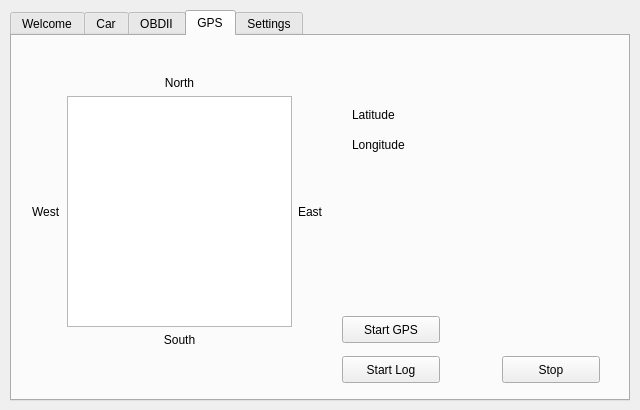
<?xml version="1.0" encoding="UTF-8"?>
<ui version="4.0">
 <class>MainWindow</class>
 <widget class="QMainWindow" name="MainWindow">
  <property name="geometry">
   <rect>
    <x>0</x>
    <y>0</y>
    <width>640</width>
    <height>410</height>
   </rect>
  </property>
  <property name="windowTitle">
   <string>pi2go V1 R2</string>
  </property>
  <widget class="QWidget" name="centralwidget">
   <widget class="QTabWidget" name="tabWidget">
    <property name="geometry">
     <rect>
      <x>10</x>
      <y>10</y>
      <width>620</width>
      <height>391</height>
     </rect>
    </property>
    <property name="autoFillBackground">
     <bool>false</bool>
    </property>
    <property name="currentIndex">
     <number>3</number>
    </property>
    <widget class="QWidget" name="welcomeTab">
     <attribute name="title">
      <string>Welcome</string>
     </attribute>
     <widget class="QGraphicsView" name="welcome">
      <property name="geometry">
       <rect>
        <x>30</x>
        <y>40</y>
        <width>261</width>
        <height>251</height>
       </rect>
      </property>
     </widget>
     <widget class="QLabel" name="label">
      <property name="geometry">
       <rect>
        <x>430</x>
        <y>260</y>
        <width>101</width>
        <height>20</height>
       </rect>
      </property>
      <property name="text">
       <string>pi2go V1 R4A</string>
      </property>
     </widget>
    </widget>
    <widget class="QWidget" name="carTab">
     <attribute name="title">
      <string>Car</string>
     </attribute>
     <widget class="QToolButton" name="F_lights">
      <property name="geometry">
       <rect>
        <x>10</x>
        <y>30</y>
        <width>111</width>
        <height>71</height>
       </rect>
      </property>
      <property name="text">
       <string>Fog Lights</string>
      </property>
     </widget>
     <widget class="QToolButton" name="A_lights">
      <property name="geometry">
       <rect>
        <x>10</x>
        <y>110</y>
        <width>111</width>
        <height>71</height>
       </rect>
      </property>
      <property name="text">
       <string>Accent Lights</string>
      </property>
     </widget>
    </widget>
    <widget class="QWidget" name="obdTab">
     <attribute name="title">
      <string>OBDII</string>
     </attribute>
     <widget class="QWidget" name="layoutWidget">
      <property name="geometry">
       <rect>
        <x>170</x>
        <y>40</y>
        <width>178</width>
        <height>174</height>
       </rect>
      </property>
      <layout class="QGridLayout" name="gridLayout">
       <item row="0" column="0">
        <widget class="QLCDNumber" name="lcdNumber_speed"/>
       </item>
       <item row="0" column="1" colspan="2">
        <widget class="QLabel" name="label_3">
         <property name="text">
          <string>Mph</string>
         </property>
        </widget>
       </item>
       <item row="1" column="0">
        <widget class="QLCDNumber" name="lcdNumber_rpm"/>
       </item>
       <item row="1" column="1" colspan="2">
        <widget class="QLabel" name="label_2">
         <property name="text">
          <string>RPM</string>
         </property>
        </widget>
       </item>
       <item row="2" column="0">
        <widget class="QLCDNumber" name="lcdNumber_inTemp"/>
       </item>
       <item row="2" column="1" colspan="2">
        <widget class="QLabel" name="label_4">
         <property name="text">
          <string>deg (Intake)</string>
         </property>
        </widget>
       </item>
       <item row="3" column="0">
        <widget class="QLCDNumber" name="lcdNumber_coolTemp"/>
       </item>
       <item row="3" column="1" colspan="2">
        <widget class="QLabel" name="label_5">
         <property name="text">
          <string>deg (Coolant)</string>
         </property>
        </widget>
       </item>
       <item row="4" column="0">
        <widget class="QLCDNumber" name="lcdNumber_load"/>
       </item>
       <item row="4" column="1" colspan="2">
        <widget class="QLabel" name="label_6">
         <property name="text">
          <string>Load</string>
         </property>
        </widget>
       </item>
       <item row="5" column="0" colspan="2">
        <widget class="QPushButton" name="obdStart">
         <property name="text">
          <string>Start</string>
         </property>
        </widget>
       </item>
       <item row="5" column="2">
        <widget class="QPushButton" name="obdKill">
         <property name="text">
          <string>Stop</string>
         </property>
        </widget>
       </item>
      </layout>
     </widget>
    </widget>
    <widget class="QWidget" name="GPStab">
     <attribute name="title">
      <string>GPS</string>
     </attribute>
     <widget class="QLabel" name="label_12">
      <property name="geometry">
       <rect>
        <x>340</x>
        <y>70</y>
        <width>66</width>
        <height>17</height>
       </rect>
      </property>
      <property name="text">
       <string>Latitude</string>
      </property>
     </widget>
     <widget class="QLabel" name="label_13">
      <property name="geometry">
       <rect>
        <x>340</x>
        <y>100</y>
        <width>71</width>
        <height>17</height>
       </rect>
      </property>
      <property name="text">
       <string>Longitude</string>
      </property>
     </widget>
     <widget class="QPushButton" name="startGPS">
      <property name="geometry">
       <rect>
        <x>330</x>
        <y>280</y>
        <width>98</width>
        <height>27</height>
       </rect>
      </property>
      <property name="text">
       <string>Start GPS</string>
      </property>
     </widget>
     <widget class="QPushButton" name="logGPS">
      <property name="geometry">
       <rect>
        <x>330</x>
        <y>320</y>
        <width>98</width>
        <height>27</height>
       </rect>
      </property>
      <property name="text">
       <string>Start Log</string>
      </property>
     </widget>
     <widget class="QPushButton" name="stopGPS">
      <property name="geometry">
       <rect>
        <x>490</x>
        <y>320</y>
        <width>98</width>
        <height>27</height>
       </rect>
      </property>
      <property name="text">
       <string>Stop</string>
      </property>
     </widget>
     <widget class="QWidget" name="">
      <property name="geometry">
       <rect>
        <x>20</x>
        <y>40</y>
        <width>291</width>
        <height>271</height>
       </rect>
      </property>
      <layout class="QGridLayout" name="gridLayout_2">
       <item row="1" column="0">
        <widget class="QLabel" name="label_11">
         <property name="text">
          <string>West</string>
         </property>
        </widget>
       </item>
       <item row="1" column="3">
        <widget class="QLabel" name="label_10">
         <property name="layoutDirection">
          <enum>Qt::LeftToRight</enum>
         </property>
         <property name="text">
          <string>East</string>
         </property>
        </widget>
       </item>
       <item row="2" column="2">
        <widget class="QLabel" name="label_9">
         <property name="text">
          <string>South</string>
         </property>
         <property name="alignment">
          <set>Qt::AlignCenter</set>
         </property>
        </widget>
       </item>
       <item row="0" column="2">
        <widget class="QLabel" name="label_8">
         <property name="text">
          <string>North</string>
         </property>
         <property name="alignment">
          <set>Qt::AlignCenter</set>
         </property>
        </widget>
       </item>
       <item row="1" column="2">
        <widget class="QGraphicsView" name="direction"/>
       </item>
      </layout>
     </widget>
    </widget>
    <widget class="QWidget" name="settingTab">
     <attribute name="title">
      <string>Settings</string>
     </attribute>
     <widget class="QGroupBox" name="groupBox">
      <property name="geometry">
       <rect>
        <x>10</x>
        <y>10</y>
        <width>301</width>
        <height>61</height>
       </rect>
      </property>
      <property name="title">
       <string>Bluetooth Settings</string>
      </property>
      <widget class="QPushButton" name="pushButton_bt">
       <property name="geometry">
        <rect>
         <x>0</x>
         <y>30</y>
         <width>111</width>
         <height>27</height>
        </rect>
       </property>
       <property name="text">
        <string>Connect Device</string>
       </property>
      </widget>
     </widget>
     <widget class="QGroupBox" name="groupBox_2">
      <property name="geometry">
       <rect>
        <x>10</x>
        <y>70</y>
        <width>201</width>
        <height>101</height>
       </rect>
      </property>
      <property name="title">
       <string>ODB2 Options</string>
      </property>
      <widget class="QPushButton" name="obdClear">
       <property name="geometry">
        <rect>
         <x>10</x>
         <y>30</y>
         <width>131</width>
         <height>27</height>
        </rect>
       </property>
       <property name="text">
        <string>Clear Error Codes</string>
       </property>
      </widget>
      <widget class="QWidget" name="layoutWidget">
       <property name="geometry">
        <rect>
         <x>10</x>
         <y>60</y>
         <width>145</width>
         <height>29</height>
        </rect>
       </property>
       <layout class="QHBoxLayout" name="horizontalLayout">
        <item>
         <widget class="QLabel" name="label_7">
          <property name="text">
           <string>ATSP Mode</string>
          </property>
         </widget>
        </item>
        <item>
         <widget class="QSpinBox" name="spinBox_ATSP">
          <property name="toolTip">
           <string extracomment="Value between 1 and 5"/>
          </property>
          <property name="wrapping">
           <bool>true</bool>
          </property>
          <property name="readOnly">
           <bool>false</bool>
          </property>
          <property name="correctionMode">
           <enum>QAbstractSpinBox::CorrectToNearestValue</enum>
          </property>
          <property name="minimum">
           <number>1</number>
          </property>
          <property name="maximum">
           <number>5</number>
          </property>
          <property name="value">
           <number>1</number>
          </property>
         </widget>
        </item>
       </layout>
      </widget>
     </widget>
     <widget class="QGroupBox" name="groupBox_3">
      <property name="geometry">
       <rect>
        <x>20</x>
        <y>180</y>
        <width>120</width>
        <height>80</height>
       </rect>
      </property>
      <property name="title">
       <string>GPS Options</string>
      </property>
     </widget>
     <zorder>groupBox_2</zorder>
     <zorder>groupBox</zorder>
     <zorder>groupBox_3</zorder>
    </widget>
   </widget>
  </widget>
 </widget>
 <resources/>
 <connections/>
</ui>
